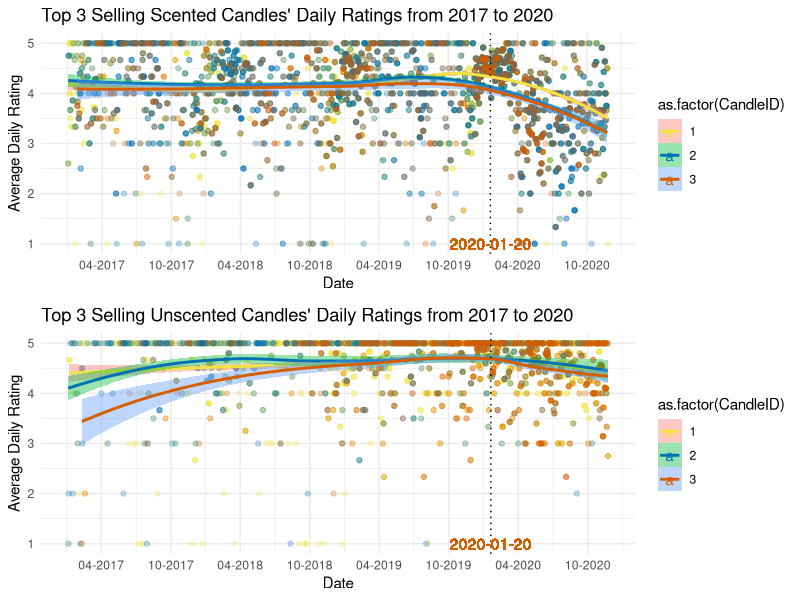

Recreate this plot in R. (Note: this script raises an error after producing the figure.)
## ---- chunk 1
library(yaml)
library(rmarkdown)
library(knitr)
library(dplyr)
library(tidyverse)
library(readxl)
library(gridExtra)
## ---- chunk 2
scented <- read_xlsx(here::here("hw05", "Scented_all.xlsx"))
unscented <- read_xlsx(here::here("hw05", "Unscented_all.xlsx"))
## ---- chunk 3
#Step 1: Summarize data
daily_s <-
  scented %>%
  filter(Date > as.Date("2017-01-01")) %>%
  group_by(Date) %>%
  mutate(Average_Daily_Rating = mean(Rating)) %>% 
  na.omit() %>%
  select(CandleID, Date, Average_Daily_Rating)
daily_un <-
unscented %>%
  filter(Date > as.Date("2017-01-01")) %>%
  group_by(Date) %>%
  mutate(Average_Daily_Rating = mean(Rating)) %>% 
  na.omit() %>%
  select(CandleID, Date, Average_Daily_Rating)
#Step 2: Plotting
plot_daily_s <-
  daily_s %>%
  ggplot(
    aes(x = as.Date(Date), y = Average_Daily_Rating, 
        fill = as.factor(CandleID), color = as.factor(CandleID))) +
      geom_point(alpha = .25) +
      scale_color_manual(values = c("#F0E442", "#0072B2", "#D55E00")) + 
      scale_x_date(date_breaks = "6 months", date_labels = "%m-%Y") +
      geom_smooth(method = "loess") +
      geom_vline(xintercept = as.numeric(as.Date("2020-01-20")), linetype = "dotted") + 
      geom_text(aes(x=as.Date("2020-01-20"), label = "2020-01-20", y = 1)) + 
      theme_minimal() + 
      labs(x = "Date", y = "Average Daily Rating") + 
      ggtitle("Top 3 Selling Scented Candles' Daily Ratings from 2017 to 2020")
plot_daily_un <- 
  daily_un %>%
  ggplot(
    aes(x = as.Date(Date), y = Average_Daily_Rating, 
        fill = as.factor(CandleID), color = as.factor(CandleID))) +
      geom_point(alpha = .25) +
      scale_color_manual(values = c("#F0E442", "#0072B2", "#D55E00")) + 
      scale_x_date(date_breaks = "6 months", date_labels = "%m-%Y") +
      geom_smooth(method = "loess") +
      geom_vline(xintercept = as.numeric(as.Date("2020-01-20")), linetype = "dotted") +
      geom_text(aes(x=as.Date("2020-01-20"), label = "2020-01-20", y = 1)) + 
      theme_minimal() + 
      labs(x = "Date", y = "Average Daily Rating") + 
      ggtitle("Top 3 Selling Unscented Candles' Daily Ratings from 2017 to 2020")
grid.arrange(plot_daily_s, plot_daily_un, ncol = 1)
## ---- chunk 4
plot_full <-
  candles_full %>%
  ggplot(
    aes(x = as.Date(Date), y = Average_Daily_Rating, 
        fill = as.factor(Scented), color = as.factor(Scented), shape = as.factor(Scented))) +
      geom_point(alpha = .25) +
      scale_color_manual(values = c("#F0E442", "#0072B2")) + 
      scale_x_date(date_breaks = "6 months", date_labels = "%m-%Y") +
      geom_smooth(method = "loess", aes(linetype = as.factor(Scented))) + 
      geom_vline(xintercept = as.numeric(as.Date("2020-01-20")), linetype = "dotted") +
      geom_text(aes(x=as.Date("2020-01-20"), label = "2020-01-20", y = 1)) + 
      theme_minimal() + 
      labs(x = "Date", y = "Average Daily Rating") + 
      ggtitle("Top 3 Selling Unscented vs. Scented Candles' Daily Ratings from 2017 to 2020")
plot_full
## ---- chunk 5
str_no_scent <- function(x){
  as.numeric(
  	case_when(
  		str_detect(x, "[Nn]o scent") ~ "1", 
  		str_detect(x, "[Nn]o smell") ~ "1",
  		str_detect(x, "[Dd]oes not smell like") ~ "1",
  		str_detect(x, "[Dd]oesn't smell like") ~ "1",
  		str_detect(x, "[Cc]an't smell") ~ "1",
  		str_detect(x, "[Cc]annot smell") ~ "1",
  		str_detect(x, "[Ff]aint smell") ~ "1",
  		str_detect(x, "[Ff]aint scent") ~ "1",
  		str_detect(x, "[Dd]on't smell") ~ "1",
  		str_detect(x, "[Ll]ike nothing") ~ "1",
  		TRUE ~ "0"
  	)
  )
}
## ---- chunk 6
#Step 1: Summarize Data
data_review <- 
  scented %>% 
  filter(Date >= as.Date("2019-01-01")) %>%
  mutate(month = lubridate::floor_date(Date, "month")) %>%
  mutate(noscent = str_no_scent(Review)) %>%
  select(month, noscent)
#Step 2: Plotting
plot_review <-
  data_review %>%
  ggplot(
    aes(x = as.Date(month), y = noscent)) + 
      stat_summary(aes(y = noscent), fun.data = mean_cl_normal) + 
      scale_x_date(date_breaks = "6 months", date_labels = "%m-%Y") + 
      geom_smooth(method = "loess") + 
      geom_vline(xintercept = as.numeric(as.Date("2020-01-20")), color = "#0072B2") +
      geom_text(aes(x=as.Date("2020-01-20"), label = "2020-01-20", y = 1)) + 
      theme_minimal() + 
      labs(x = "Month", y = "Proportion of No-Scent Reviews") + 
      ggtitle("Top 3 Selling Scented Candles' DMonthly Reviews from 2019 to 2020")
plot_review
